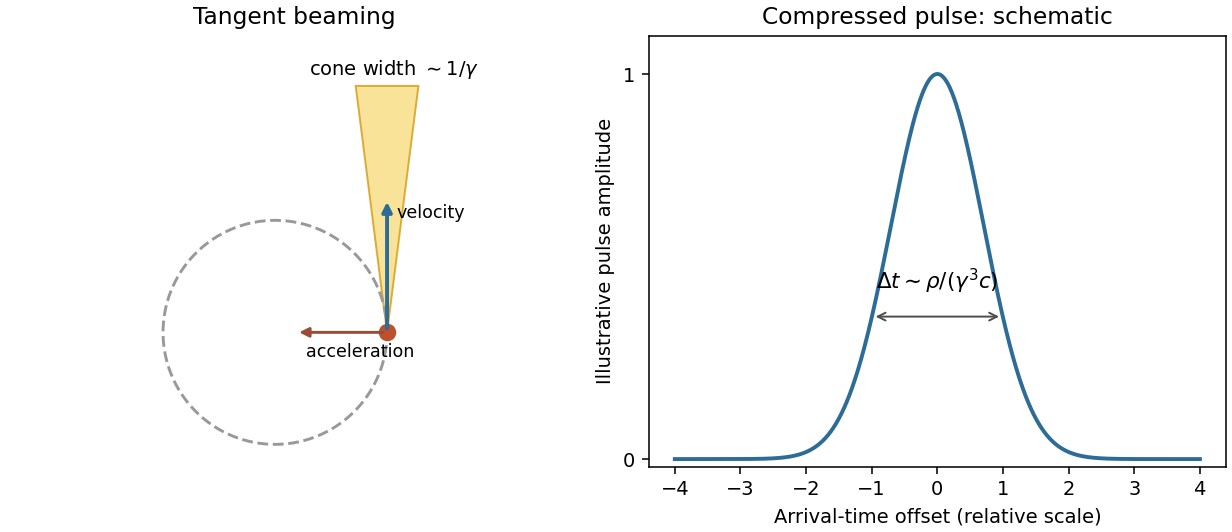

Write the Python code that produced this figure.
"""Original beaming and schematic pulse drawing; PNG basename to cwd.
Python 3.14, NumPy, Matplotlib. Pulse is illustrative, not an exact synchrotron waveform.
"""
import numpy as np
import matplotlib.pyplot as plt
from matplotlib.patches import Polygon
fig,(ax,bx)=plt.subplots(1,2,figsize=(8.8,3.8),layout='constrained')
t=np.linspace(0,2*np.pi,501);ax.plot(np.cos(t),np.sin(t),color='0.6',ls='--');ax.plot(1,0,'o',color='#bd512e',ms=8)
beam=np.array([[1,0],[1-.28,2.2],[1+.28,2.2]])
ax.add_patch(Polygon(beam,facecolor='#f8dc7f',alpha=.8,edgecolor='#d49a13'))
ax.annotate('',xy=(1,1.2),xytext=(1,0),arrowprops={'arrowstyle':'-|>','color':'#2c6c97','lw':2})
ax.annotate('',xy=(.18,0),xytext=(1,0),arrowprops={'arrowstyle':'-|>','color':'#9b4c38','lw':1.5})
ax.text(.28,-.22,'acceleration',fontsize=9);ax.text(1.08,1.02,'velocity',fontsize=9);ax.text(.3,2.3,r'cone width $\sim1/\gamma$',fontsize=10)
ax.set(xlim=(-1.35,1.7),ylim=(-1.2,2.65),aspect='equal',title='Tangent beaming');ax.axis('off')
u=np.linspace(-4,4,1001);bx.plot(u,np.exp(-u*u),color='#2c6c97',lw=2)
bx.annotate('',xy=(1,.37),xytext=(-1,.37),arrowprops={'arrowstyle':'<->','color':'0.3'})
bx.text(0,.44,r'$\Delta t\sim\rho/(\gamma^3c)$',ha='center',fontsize=11)
bx.set(xlabel='Arrival-time offset (relative scale)',ylabel='Illustrative pulse amplitude',title='Compressed pulse: schematic',ylim=(-.02,1.1),yticks=[0,1])
fig.savefig('paper-1-oe2013-synchrotron-cone.png',dpi=140,facecolor='white')
